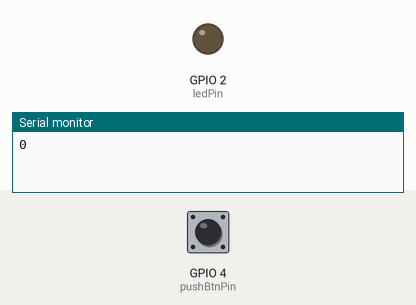
Simulated run of this sketch. Board: ESP32. On the bench: output pins drawn as LEDs (lit = HIGH), the last lines printed to the serial monitor. Inputs (shaded band) come from the test bench; at power-on: GPIO 4 (pushBtnPin) LOW. WiFi joins after 1.5 s; servers stay silent unless stated.

Above: at 3.0 s.
3.1 s: GPIO 4 (pushBtnPin) pulled HIGH for 0.15 s
At 5.0 s:
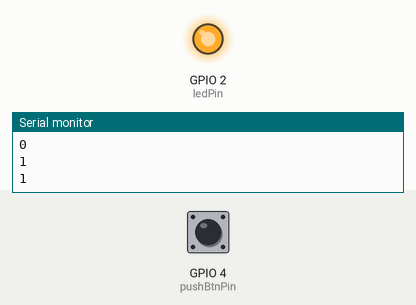
5.3 s: GPIO 4 (pushBtnPin) pulled HIGH for 1 s
At 6.7 s:
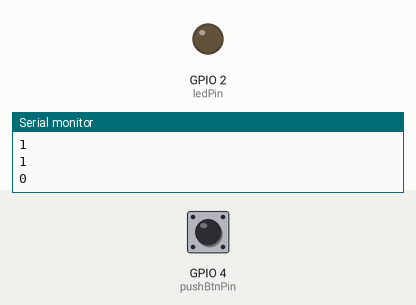
7.8 s: GPIO 4 (pushBtnPin) pulled HIGH for 3.2 s
At 8.2 s:
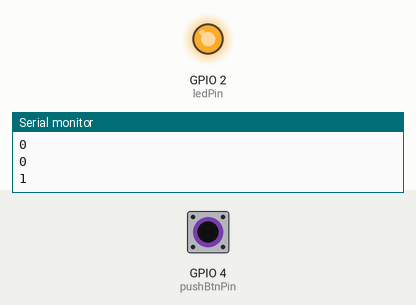
Timing chart, 0 to 10.8 s (numbered marks = the images above; inputs shaded):
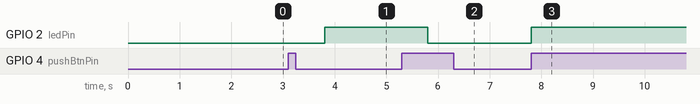

The sketch:

blynk_push_get.ino
```cpp
//#define BLYNK_PRINT Serial
#define ledPin 2
#define pushBtnPin 4

#include <WiFi.h>
#include <WiFiClient.h>
#include <BlynkSimpleEsp32.h>

#define mainVPin V5

int ledStatus = LOW;
int btnState;
int lastBtnState = LOW;

WidgetLED ledIndicator(V1);

unsigned long lastClickTime = 0;
unsigned long delayClicks = 200UL;


char auth[] = "0A-Hdrnt5Jxr9BrJCNTNjrWydurINH-X";
char ssid[] = "HUAWEI-2.4G-H7Nu";
char pass[] = "j4GSPGsf"; // Set password to "" for open networks.

//http://blynk-cloud.com/0A-Hdrnt5Jxr9BrJCNTNjrWydurINH-X/update/V5?value=0
//http://blynk-cloud.com/0A-Hdrnt5Jxr9BrJCNTNjrWydurINH-X/update/V5?value=1

//http://blynk-cloud.com/0A-Hdrnt5Jxr9BrJCNTNjrWydurINH-X/get/V5

BlynkTimer timer;

void setup() {
  Serial.begin(9600);
  Blynk.begin(auth, ssid, pass);

  // Setup a function to be called every second
  timer.setInterval(1000L, sendDataEvent);

  pinMode(ledPin, OUTPUT);
  digitalWrite(ledPin, ledStatus);

  pinMode(pushBtnPin, INPUT);

}

void loop() {
  checkButton(digitalRead(pushBtnPin));

  Blynk.run();
  timer.run(); // Initiates BlynkTimer

}

void checkStatus(){
  if(ledStatus) ledIndicator.on();
  else ledIndicator.off();
}

void checkButton(int reading){

  if ((millis() - lastClickTime) > delayClicks) {
    // whatever the reading is at, it's been there for longer than the debounce
    // delay, so take it as the actual current state:

    // if the button state has changed:
    if (reading != btnState) {
      btnState = reading;

      // only toggle the LED if the new button state is HIGH
      if (btnState == HIGH) {
        ledStatus = !ledStatus;
        checkStatus();
      }
    }
  }
  // save the reading. Next time through the loop, it'll be the lastButtonState:
  lastBtnState = reading;
}

//send Data to Blynk App
void sendDataEvent(){
  Serial.println(ledStatus);
  Blynk.virtualWrite(mainVPin, ledStatus);
  digitalWrite(ledPin, ledStatus);
}

//read data from blynk app
BLYNK_WRITE(mainVPin){
  // You can also use:
  // String i = param.asStr();
  // double d = param.asDouble();
  ledStatus = param.asInt(); // assigning incoming value from pin V5 to a variable
  checkStatus();
  Serial.println(ledStatus);
  digitalWrite(ledPin, ledStatus);
}
```

Measured:
- after the input at 3.1 s, GPIO 2 (ledPin): LOW → HIGH after 0.70 s
- after the input at 5.3 s, GPIO 2 (ledPin): HIGH → LOW after 0.50 s
- after the input at 7.8 s, GPIO 2 (ledPin): LOW → HIGH at once
